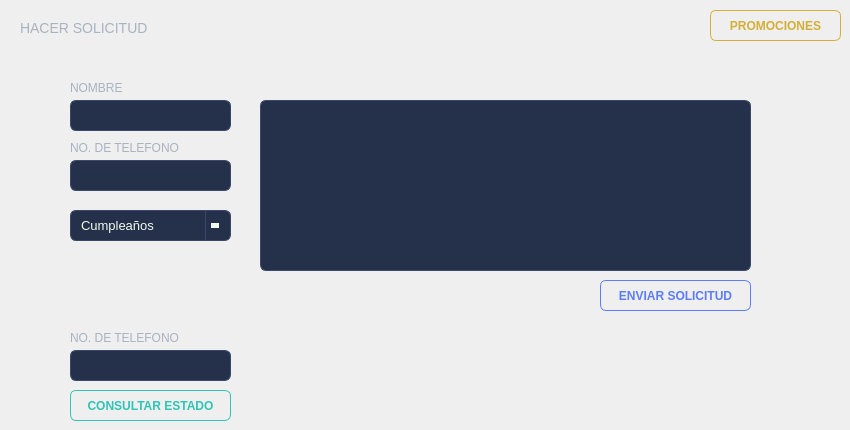
      <widget class="QWidget" name="tab_4">
       <attribute name="title">
        <string>REALIZAR SOLICITUDES</string>
       </attribute>
       <widget class="QLabel" name="label_12">
        <property name="geometry">
         <rect>
          <x>20</x>
          <y>20</y>
          <width>141</width>
          <height>16</height>
         </rect>
        </property>
        <property name="styleSheet">
         <string notr="true">font-family: &quot;Montserrat &quot;;
font-size: 14px;
color: #A8B2C1;
background: transparent;
font: 900 </string>
        </property>
        <property name="text">
         <string>HACER SOLICITUD</string>
        </property>
       </widget>
       <widget class="QLineEdit" name="txtSolTelefono">
        <property name="geometry">
         <rect>
          <x>70</x>
          <y>160</y>
          <width>161</width>
          <height>31</height>
         </rect>
        </property>
        <property name="styleSheet">
         <string notr="true">QLineEdit {
    background-color: #25314A;
    border: 1px solid #3A4A6B;
    border-radius: 6px;
    padding: 6px 10px;
    color: #F1FAEE;
    font-family: &quot;Montserrat&quot;;
    font-size: 13px;
}
QLineEdit:focus {
    border: 1px solid #4A6FA5;
}</string>
        </property>
       </widget>
       <widget class="QLineEdit" name="txtSolNombre">
        <property name="geometry">
         <rect>
          <x>70</x>
          <y>100</y>
          <width>161</width>
          <height>31</height>
         </rect>
        </property>
        <property name="styleSheet">
         <string notr="true">QLineEdit {
    background-color: #25314A;
    border: 1px solid #3A4A6B;
    border-radius: 6px;
    padding: 6px 10px;
    color: #F1FAEE;
    font-family: &quot;Montserrat&quot;;
    font-size: 13px;
}
QLineEdit:focus {
    border: 1px solid #4A6FA5;
}</string>
        </property>
       </widget>
       <widget class="QComboBox" name="cmbSolTipo">
        <property name="geometry">
         <rect>
          <x>70</x>
          <y>210</y>
          <width>161</width>
          <height>31</height>
         </rect>
        </property>
        <property name="styleSheet">
         <string notr="true">QComboBox {
    background-color: #25314A;
    border: 1px solid #3A4A6B;
    border-radius: 6px;
    padding: 6px 10px;
    color: #F1FAEE;
    font-family: &quot;Montserrat&quot;;
    font-size: 13px;
}
QComboBox:hover {
    border: 1px solid #E63946;
}
QComboBox::drop-down {
    subcontrol-origin: padding;
    subcontrol-position: top right;
    width: 24px;
    border-left: 1px solid #3A4A6B;
}
QComboBox::down-arrow {
    width: 0px;
    height: 0px;
    border-left: 4px solid transparent;
    border-right: 4px solid transparent;
    border-top: 5px solid #F1FAEE;
    margin-right: 6px;
}
QComboBox QAbstractItemView {
    background-color: #1D2D44;
    border: 1px solid #3A4A6B;
    color: #F1FAEE;
    selection-background-color: #E63946;
    selection-color: #F1FAEE;
    outline: none;
}</string>
        </property>
        <item>
         <property name="text">
          <string>Cumpleaños</string>
         </property>
        </item>
        <item>
         <property name="text">
          <string>Aniversario</string>
         </property>
        </item>
        <item>
         <property name="text">
          <string>Requerimiento Especial</string>
         </property>
        </item>
       </widget>
       <widget class="QTextEdit" name="txtSolDescripcion">
        <property name="geometry">
         <rect>
          <x>260</x>
          <y>100</y>
          <width>491</width>
          <height>171</height>
         </rect>
        </property>
        <property name="styleSheet">
         <string notr="true">QTextEdit, QLineEdit {
    background-color: #25314A;
    border: 1px solid #3A4A6B;
    border-radius: 6px;
    padding: 6px 10px;
    color: #F1FAEE;
    font-family: &quot;Montserrat&quot;;
    font-size: 13px;
}
QTextEdit:focus, QLineEdit:focus {
    border: 1px solid #E63946;
}</string>
        </property>
       </widget>
       <widget class="QPushButton" name="btnEnviarSolicitud">
        <property name="geometry">
         <rect>
          <x>600</x>
          <y>280</y>
          <width>151</width>
          <height>31</height>
         </rect>
        </property>
        <property name="styleSheet">
         <string notr="true">QPushButton {
    background-color: transparent;
    color: #5C7CFA;
    border: 1px solid #5C7CFA;
    border-radius: 6px;
    padding: 6px 14px;
    font-family: &quot;Montserrat&quot;;
    font-weight: 600;
}
QPushButton:hover {
    background-color: #5C7CFA;
    color: #F1FAEE;
}
QPushButton:pressed {
    background-color: #3D5FE0;
    border: 1px solid #3D5FE0;
    color: #F1FAEE;
}</string>
        </property>
        <property name="text">
         <string>ENVIAR SOLICITUD</string>
        </property>
       </widget>
       <widget class="QLabel" name="label_15">
        <property name="geometry">
         <rect>
          <x>70</x>
          <y>80</y>
          <width>61</width>
          <height>16</height>
         </rect>
        </property>
        <property name="styleSheet">
         <string notr="true">font-family: &quot;Montserrat Medium&quot;;
font-size: 12px;
color: #A8B2C1;
background: transparent;</string>
        </property>
        <property name="text">
         <string>NOMBRE</string>
        </property>
       </widget>
       <widget class="QLabel" name="label_16">
        <property name="geometry">
         <rect>
          <x>70</x>
          <y>140</y>
          <width>111</width>
          <height>16</height>
         </rect>
        </property>
        <property name="styleSheet">
         <string notr="true">font-family: &quot;Montserrat Medium&quot;;
font-size: 12px;
color: #A8B2C1;
background: transparent;</string>
        </property>
        <property name="text">
         <string>NO. DE TELEFONO</string>
        </property>
       </widget>
       <widget class="QLineEdit" name="txtConsultaTelefono">
        <property name="geometry">
         <rect>
          <x>70</x>
          <y>350</y>
          <width>161</width>
          <height>31</height>
         </rect>
        </property>
        <property name="styleSheet">
         <string notr="true">QLineEdit {
    background-color: #25314A;
    border: 1px solid #3A4A6B;
    border-radius: 6px;
    padding: 6px 10px;
    color: #F1FAEE;
    font-family: &quot;Montserrat&quot;;
    font-size: 13px;
}
QLineEdit:focus {
    border: 1px solid #4A6FA5;
}</string>
        </property>
       </widget>
       <widget class="QPushButton" name="btnConsultarEstado">
        <property name="geometry">
         <rect>
          <x>70</x>
          <y>390</y>
          <width>161</width>
          <height>31</height>
         </rect>
        </property>
        <property name="styleSheet">
         <string notr="true">QPushButton {
    background-color: transparent;
    color: #2EC4B6;
    border: 1px solid #2EC4B6;
    border-radius: 6px;
    padding: 6px 14px;
    font-family: &quot;Montserrat&quot;;
    font-weight: 600;
}
QPushButton:hover {
    background-color: #2EC4B6;
    color: #0D1321;
}
QPushButton:pressed {
    background-color: #22A296;
    border: 1px solid #22A296;
    color: #0D1321;
}</string>
        </property>
        <property name="text">
         <string>CONSULTAR ESTADO</string>
        </property>
       </widget>
       <widget class="QPushButton" name="btnVerPromociones">
        <property name="geometry">
         <rect>
          <x>710</x>
          <y>10</y>
          <width>131</width>
          <height>31</height>
         </rect>
        </property>
        <property name="styleSheet">
         <string notr="true">QPushButton {
    background-color: transparent;
    color: #D4AF37;
    border: 1px solid #D4AF37;
    border-radius: 6px;
    padding: 6px 14px;
    font-family: &quot;Montserrat&quot;;
    font-weight: 600;
}
QPushButton:hover {
    background-color: #D4AF37;
    color: #0D1321;
}
QPushButton:pressed {
    background-color: #B8952C;
    border: 1px solid #B8952C;
    color: #0D1321;
}</string>
        </property>
        <property name="text">
         <string>PROMOCIONES</string>
        </property>
       </widget>
       <widget class="QLabel" name="label_43">
        <property name="geometry">
         <rect>
          <x>70</x>
          <y>330</y>
          <width>111</width>
          <height>16</height>
         </rect>
        </property>
        <property name="styleSheet">
         <string notr="true">font-family: &quot;Montserrat Medium&quot;;
font-size: 12px;
color: #A8B2C1;
background: transparent;</string>
        </property>
        <property name="text">
         <string>NO. DE TELEFONO</string>
        </property>
       </widget>
      </widget>
